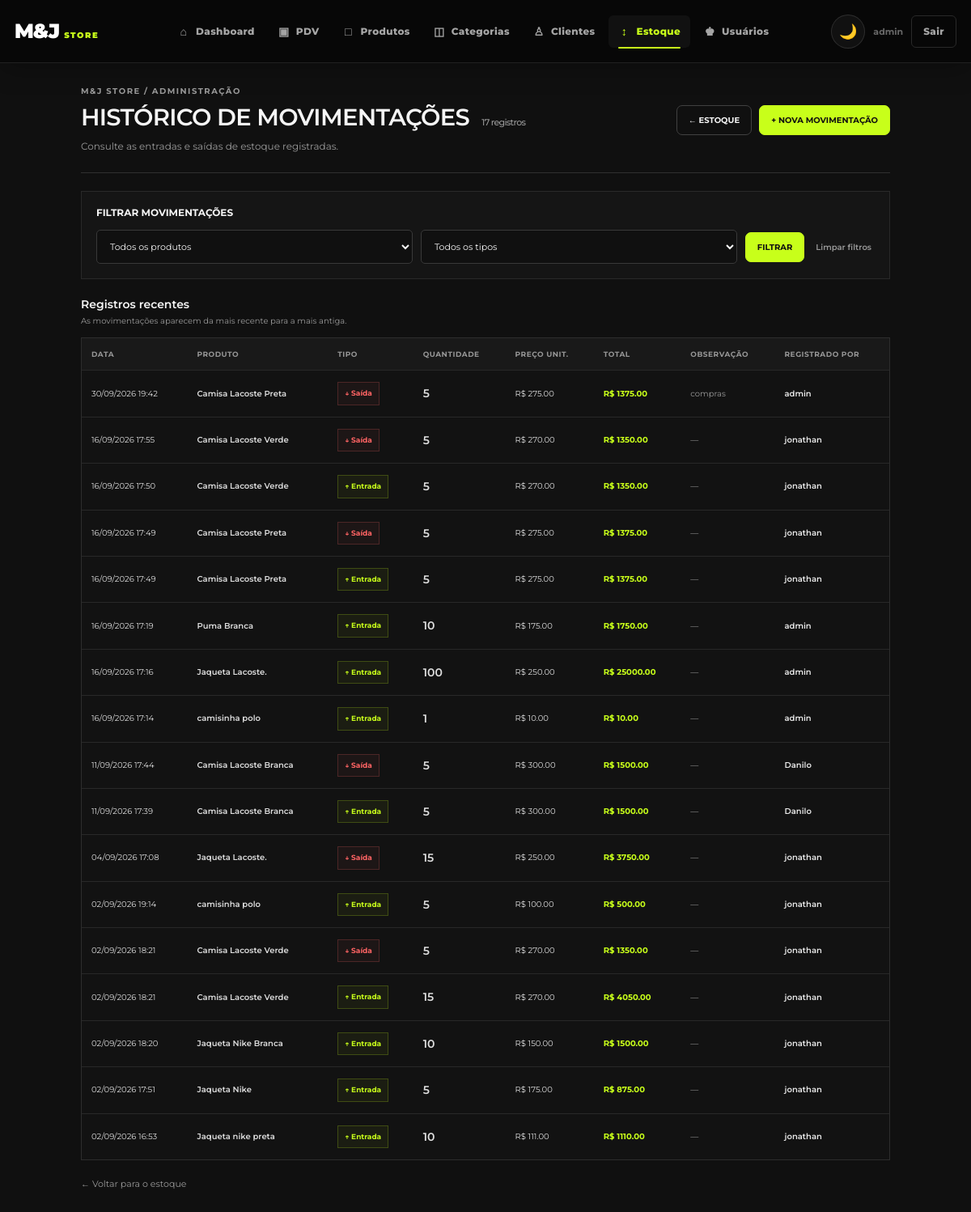
The page /movimentacoes/historico (signed in) on the database its author committed.
### app/models/movimentacao.py (models this page shows, shortened)
class Movimentacao(Base):
    __tablename__ = "movimentacoes"
    id         = Column(Integer, primary_key=True, index=True)
    tipo       = Column(
        Enum(TipoMovimentacao),
        nullable=False
    )
    quantidade = Column(Integer, nullable=False)
    preco_unitario = Column(Float, nullable=False, default=0.0)
    observacao = Column(String(255), nullable=True)
    criado_em  = Column(DateTime, server_default=func.now())
    produto_id = Column(
        Integer,
        ForeignKey("produtos.id", ondelete="CASCADE"),
        nullable=False
    )
    usuario_id = Column(
        Integer,
        ForeignKey("usuarios.id", ondelete="SET NULL"),
        nullable=True
    )
    produto = relationship("Produto", backref="movimentacoes")
    usuario = relationship("Usuario", backref="movimentacoes")

### app/models/produto.py (models this page shows, shortened)
class Produto(Base):
    __tablename__ = "produtos"
    id = Column(Integer, primary_key=True, autoincrement=True, index=True)
    nome = Column(String(150), nullable=False, index=True)
    preco = Column(Float, nullable=False, default=0.0)
    estoque_atual = Column(Integer, nullable=False, default=0)
    ativo = Column(Boolean, default=True)
    imagem_path = Column(String(255), nullable=True)
    categoria_id = Column(Integer, ForeignKey("categorias.id", ondelete="SET NULL"), nullable=True )
    categoria = relationship("Categoria", back_populates="produtos")

### app/models/usuarios.py (models this page shows)
class Usuario(Base):
    __tablename__ = "usuarios"
    id = Column(Integer, primary_key=True, autoincrement=True)
    nome = Column(String(100), nullable=False)
    email = Column(String(150), unique=True, nullable=False)
    senha_hash = Column(String(255), nullable=False)
    role = Column(String(20), nullable=False, default="operador")
    ativo = Column(Boolean, default=True)
    criando_em = Column(DateTime, server_default=func.now())

### app/controllers/movimentacao_controller.py (the view)
@router.get("/historico", response_class=HTMLResponse)
def historico_geral(
    request: Request,
    produto_id: int = 0,
    tipo: str = "",
    db: Session = Depends(get_db),
    admin=Depends(get_admin)
):
    query = db.query(Movimentacao).order_by(
        Movimentacao.criado_em.desc()
    )
    if produto_id > 0:
        query = query.filter(
            Movimentacao.produto_id == produto_id
        )
    if tipo in ("entrada", "saida"):
        query = query.filter(
            Movimentacao.tipo == tipo
        )
    movimentacoes = query.limit(500).all()
    produtos = (
        db.query(Produto)
        .filter(Produto.ativo == True)
        .order_by(Produto.nome.asc())
        .all()
    )
    return templates.TemplateResponse(
        request,
        "movimentacoes/historico.html",
        {
            "request": request,
            "usuario": admin,
            "movimentacoes": movimentacoes,
            "produtos": produtos,
            "produto_id": produto_id,
            "tipo": tipo,
        }
    )

### app/templates/movimentacoes/historico.html (shortened to what this page needs)
<!DOCTYPE html>
<html lang="pt-br">
<head>
    <link rel="stylesheet" href="/static/css/navbar.css">
</head>
<body>
    {% include "shared/navbar.html" %}
    <main class="container">
        {% if produto is defined %}
        <!-- ==================================================
             HISTÓRICO INDIVIDUAL DO PRODUTO
        ================================================== -->
        <header class="page-heading">
            <div>
                <div class="eyebrow">M&J STORE / ESTOQUE</div>
                <h1>HISTÓRICO DO PRODUTO</h1>
                <p class="subtitle">
                    Produto: <strong>{{ produto.nome }}</strong>
                </p>
            </div>
            <div class="actions">
                <a href="/movimentacoes/" class="btn">← ESTOQUE</a>
                <a href="/movimentacoes/nova?produto_id={{ produto.id }}" class="btn btn-primary">
                    + MOVIMENTAR
                </a>
            </div>
        </header>
        <section class="summary">
            <article class="summary-card">
                <div class="summary-label">Total de entradas</div>
                <div class="summary-value green">{{ total_entradas }}</div>
            </article>
            <article class="summary-card">
                <div class="summary-label">Total de saídas</div>
                <div class="summary-value red">{{ total_saidas }}</div>
            </article>
            <article class="summary-card">
                <div class="summary-label">Saldo das movimentações</div>
                <div class="summary-value">{{ saldo_movimentacoes }}</div>
            </article>
        </section>
        <div class="section-heading">
            <div>
                <h2>Movimentações de {{ produto.nome }}</h2>
                <p>Entradas e saídas registradas para este produto</p>
            </div>
        </div>
        <section class="table-card">
            <div class="table-scroll">
                <table class="history-table">
                    <thead>
                        <tr>
                            <th>Data</th>
                            <th>Tipo</th>
                            <th>Quantidade</th>
                            <th>Preço unit.</th>
                            <th>Total</th>
                            <th>Observação</th>
                            <th>Registrado por</th>
                        </tr>
                    </thead>
                    <tbody>
                        {% if movimentacoes %}
                            {% for m in movimentacoes %}
                                <tr>
                                    <td>
                                        {% if m.criado_em %}
                                            {{ m.criado_em.strftime('%d/%m/%Y %H:%M') }}
                                        {% else %}
                                            —
                                        {% endif %}
                                    </td>
                                    <td>
                                        {% if m.tipo.value == 'entrada' %}
                                            <span class="badge badge-entrada">↑ Entrada</span>
                                        {% elif m.tipo.value == 'saida' %}
                                            <span class="badge badge-saida">↓ Saída</span>
                                        {% else %}
                                            <span class="badge">{{ m.tipo.value if m.tipo.value is defined else m.tipo }}</span>
                                        {% endif %}
                                    </td>
                                    <td><span class="quantity">{{ m.quantidade }}</span></td>
                                    <td class="price">R$ {{ "%.2f"|format(m.preco_unitario or 0) }}</td>
                                    <td class="total">R$ {{ "%.2f"|format((m.quantidade or 0) * (m.preco_unitario or 0)) }}</td>
                                    <td class="observation">{{ m.observacao or '—' }}</td>
                                    <td class="user">
                                        {% if m.usuario %}
                                            {{ m.usuario.nome }}
                                        {% else %}
                                            —
                                        {% endif %}
                                    </td>
                                </tr>
                            {% endfor %}
                        {% else %}
                            <tr>
                                <td colspan="7" class="empty">
                                    <strong>Nenhuma movimentação encontrada</strong>
                                    Ainda não há movimentações para este produto.
                                </td>
                            </tr>
                        {% endif %}
                    </tbody>
                </table>
            </div>
        </section>
        <a href="/movimentacoes/" class="bottom-link">← Voltar para o estoque</a>
        {% else %}
        <header class="page-heading">
            <div>
                <div class="eyebrow">M&J STORE / ADMINISTRAÇÃO</div>
                <h1>
                    HISTÓRICO DE MOVIMENTAÇÕES
                    <span class="heading-meta">{{ movimentacoes|length }} registros</span>
                </h1>
                <p class="subtitle">
                    Consulte as entradas e saídas de estoque registradas.
                </p>
            </div>
            <div class="actions">
                <a href="/movimentacoes/" class="btn">← ESTOQUE</a>
                <a href="/movimentacoes/nova" class="btn btn-primary">+ NOVA MOVIMENTAÇÃO</a>
            </div>
        </header>
        <section class="filter-card">
            <div class="filter-title">FILTRAR MOVIMENTAÇÕES</div>
            <form method="get" action="/movimentacoes/historico">
                <div class="filters">
                    <select name="produto_id">
                        <option value="0">Todos os produtos</option>
                    </select>
                    <select name="tipo">
                        <option value="">Todos os tipos</option>
                    </select>
                    <button type="submit" class="btn btn-primary">FILTRAR</button>
                    <a href="/movimentacoes/historico" class="clear-btn">Limpar filtros</a>
                </div>
            </form>
        </section>
        <div class="section-heading">
            <div>
                <h2>Registros recentes</h2>
                <p>As movimentações aparecem da mais recente para a mais antiga.</p>
            </div>
        </div>
        <section class="table-card">
            <div class="table-scroll">
                <table class="history-table">
                    <thead>
                        <tr>
                            <th>Data</th>
                            <th>Produto</th>
                            <th>Tipo</th>
                            <th>Quantidade</th>
                            <th>Preço unit.</th>
                            <th>Total</th>
                            <th>Observação</th>
                            <th>Registrado por</th>
                        </tr>
                    </thead>
                    <tbody>
                        {% if movimentacoes %}
                            {% for m in movimentacoes %}
                                <tr>
                                    <td>
                                        {% if m.criado_em %}
                                            {{ m.criado_em.strftime('%d/%m/%Y %H:%M') }}
                                        {% else %}
                                            —
                                        {% endif %}
                                    </td>
                                    <td>
                                        {% if m.produto %}
                                            <a class="product-link" href="/produtos/{{ m.produto_id }}">
                                                {{ m.produto.nome }}
                                            </a>
                                        {% else %}
                                            Produto removido
                                        {% endif %}
                                    </td>
                                    <td>
                                        {% if m.tipo.value == 'entrada' %}
                                            <span class="badge badge-entrada">↑ Entrada</span>
                                        {% elif m.tipo.value == 'saida' %}
                                            <span class="badge badge-saida">↓ Saída</span>
                                        {% else %}
                                            <span class="badge">{{ m.tipo.value if m.tipo.value is defined else m.tipo }}</span>
                                        {% endif %}
                                    </td>
                                    <td><span class="quantity">{{ m.quantidade }}</span></td>
                                    <td class="price">R$ {{ "%.2f"|format(m.preco_unitario or 0) }}</td>
                                    <td class="total">R$ {{ "%.2f"|format((m.quantidade or 0) * (m.preco_unitario or 0)) }}</td>
                                    <td class="observation">{{ m.observacao or '—' }}</td>
                                    <td class="user">
                                        {% if m.usuario %}
                                            {{ m.usuario.nome }}
                                        {% else %}
                                            —
                                        {% endif %}
                                    </td>
                                </tr>
                            {% endfor %}
                        {% endif %}
                    </tbody>
                </table>
            </div>
        </section>
        <a href="/movimentacoes/" class="bottom-link">← Voltar para o estoque</a>
        {% endif %}
    </main>
</body>
</html>

### rows shown on the page
Movimentacao: criado_em "30/09/2026 19:42", produto.nome "Camisa Lacoste Preta", tipo "↓ Saída", quantidade "5", preco_unitario "275.00", (m.quantidadeor0)*(m.preco_unitarioor0) "1375.00", observacao "compras", usuario.nome "admin"
Movimentacao: criado_em "16/09/2026 17:55", produto.nome "Camisa Lacoste Verde", tipo "↓ Saída", quantidade "5", preco_unitario "270.00", (m.quantidadeor0)*(m.preco_unitarioor0) "1350.00", observacao "—", usuario.nome "jonathan"
Movimentacao: criado_em "16/09/2026 17:50", produto.nome "Camisa Lacoste Verde", tipo "↑ Entrada", quantidade "5", preco_unitario "270.00", (m.quantidadeor0)*(m.preco_unitarioor0) "1350.00", observacao "—", usuario.nome "jonathan"
Movimentacao: criado_em "16/09/2026 17:49", produto.nome "Camisa Lacoste Preta", tipo "↓ Saída", quantidade "5", preco_unitario "275.00", (m.quantidadeor0)*(m.preco_unitarioor0) "1375.00", observacao "—", usuario.nome "jonathan"
Movimentacao: criado_em "16/09/2026 17:49", produto.nome "Camisa Lacoste Preta", tipo "↑ Entrada", quantidade "5", preco_unitario "275.00", (m.quantidadeor0)*(m.preco_unitarioor0) "1375.00", observacao "—", usuario.nome "jonathan"
Movimentacao: criado_em "16/09/2026 17:19", produto.nome "Puma Branca", tipo "↑ Entrada", quantidade "10", preco_unitario "175.00", (m.quantidadeor0)*(m.preco_unitarioor0) "1750.00", observacao "—", usuario.nome "admin"
Movimentacao: criado_em "16/09/2026 17:16", produto.nome "Jaqueta Lacoste.", tipo "↑ Entrada", quantidade "100", preco_unitario "250.00", (m.quantidadeor0)*(m.preco_unitarioor0) "25000.00", observacao "—", usuario.nome "admin"
Movimentacao: criado_em "16/09/2026 17:14", produto.nome "camisinha polo", tipo "↑ Entrada", quantidade "1", preco_unitario "10.00", (m.quantidadeor0)*(m.preco_unitarioor0) "10.00", observacao "—", usuario.nome "admin"
Movimentacao: criado_em "11/09/2026 17:44", produto.nome "Camisa Lacoste Branca", tipo "↓ Saída", quantidade "5", preco_unitario "300.00", (m.quantidadeor0)*(m.preco_unitarioor0) "1500.00", observacao "—", usuario.nome "Danilo"
Movimentacao: criado_em "11/09/2026 17:39", produto.nome "Camisa Lacoste Branca", tipo "↑ Entrada", quantidade "5", preco_unitario "300.00", (m.quantidadeor0)*(m.preco_unitarioor0) "1500.00", observacao "—", usuario.nome "Danilo"
Movimentacao: criado_em "04/09/2026 17:08", produto.nome "Jaqueta Lacoste.", tipo "↓ Saída", quantidade "15", preco_unitario "250.00", (m.quantidadeor0)*(m.preco_unitarioor0) "3750.00", observacao "—", usuario.nome "jonathan"
Movimentacao: criado_em "02/09/2026 19:14", produto.nome "camisinha polo", tipo "↑ Entrada", quantidade "5", preco_unitario "100.00", (m.quantidadeor0)*(m.preco_unitarioor0) "500.00", observacao "—", usuario.nome "jonathan"
Movimentacao: criado_em "02/09/2026 18:21", produto.nome "Camisa Lacoste Verde", tipo "↓ Saída", quantidade "5", preco_unitario "270.00", (m.quantidadeor0)*(m.preco_unitarioor0) "1350.00", observacao "—", usuario.nome "jonathan"
Movimentacao: criado_em "02/09/2026 18:21", produto.nome "Camisa Lacoste Verde", tipo "↑ Entrada", quantidade "15", preco_unitario "270.00", (m.quantidadeor0)*(m.preco_unitarioor0) "4050.00", observacao "—", usuario.nome "jonathan"
Movimentacao: criado_em "02/09/2026 18:20", produto.nome "Jaqueta Nike Branca", tipo "↑ Entrada", quantidade "10", preco_unitario "150.00", (m.quantidadeor0)*(m.preco_unitarioor0) "1500.00", observacao "—", usuario.nome "jonathan"
Movimentacao: criado_em "02/09/2026 17:51", produto.nome "Jaqueta Nike", tipo "↑ Entrada", quantidade "5", preco_unitario "175.00", (m.quantidadeor0)*(m.preco_unitarioor0) "875.00", observacao "—", usuario.nome "jonathan"
Movimentacao: criado_em "02/09/2026 16:53", produto.nome "Jaqueta nike preta", tipo "↑ Entrada", quantidade "10", preco_unitario "111.00", (m.quantidadeor0)*(m.preco_unitarioor0) "1110.00", observacao "—", usuario.nome "jonathan"

### other values the page prints
{{ movimentacoes|length }} "17"
